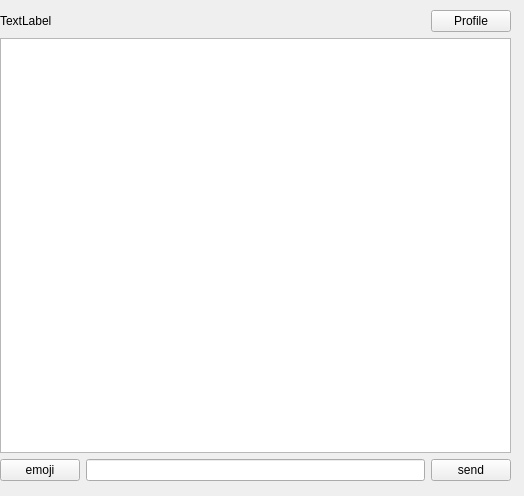
<?xml version="1.0" encoding="UTF-8"?>
<ui version="4.0">
 <class>ChatWindow</class>
 <widget class="QWidget" name="ChatWindow">
  <property name="geometry">
   <rect>
    <x>0</x>
    <y>0</y>
    <width>524</width>
    <height>496</height>
   </rect>
  </property>
  <property name="windowTitle">
   <string>Form</string>
  </property>
  <widget class="QWidget" name="layoutWidget">
   <property name="geometry">
    <rect>
     <x>0</x>
     <y>10</y>
     <width>511</width>
     <height>471</height>
    </rect>
   </property>
   <layout class="QVBoxLayout" name="verticalLayout">
    <item>
     <layout class="QHBoxLayout" name="horizontalLayout_2">
      <item>
       <widget class="QLabel" name="fiendUsernameLabel">
        <property name="text">
         <string>TextLabel</string>
        </property>
       </widget>
      </item>
      <item>
       <spacer name="horizontalSpacer">
        <property name="orientation">
         <enum>Qt::Orientation::Horizontal</enum>
        </property>
        <property name="sizeHint" stdset="0">
         <size>
          <width>40</width>
          <height>20</height>
         </size>
        </property>
       </spacer>
      </item>
      <item>
       <widget class="QPushButton" name="profileButton">
        <property name="text">
         <string>Profile</string>
        </property>
       </widget>
      </item>
     </layout>
    </item>
    <item>
     <widget class="QListWidget" name="messageArea">
      <property name="sizePolicy">
       <sizepolicy hsizetype="Expanding" vsizetype="Expanding">
        <horstretch>0</horstretch>
        <verstretch>0</verstretch>
       </sizepolicy>
      </property>
      <property name="maximumSize">
       <size>
        <width>16777215</width>
        <height>10000</height>
       </size>
      </property>
     </widget>
    </item>
    <item>
     <layout class="QHBoxLayout" name="horizontalLayout">
      <item>
       <widget class="QPushButton" name="emojiButton">
        <property name="text">
         <string>emoji</string>
        </property>
       </widget>
      </item>
      <item>
       <widget class="QLineEdit" name="inputLine"/>
      </item>
      <item>
       <widget class="QPushButton" name="sendButton">
        <property name="text">
         <string>send</string>
        </property>
       </widget>
      </item>
     </layout>
    </item>
   </layout>
  </widget>
 </widget>
 <resources/>
 <connections/>
</ui>
